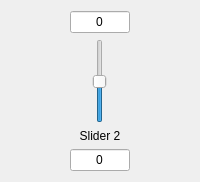
        <widget class="QWidget" name="wgt_sld_2" native="true">
         <property name="sizePolicy">
          <sizepolicy hsizetype="Minimum" vsizetype="Preferred">
           <horstretch>0</horstretch>
           <verstretch>0</verstretch>
          </sizepolicy>
         </property>
         <layout class="QGridLayout" name="gridLayout_3">
          <property name="sizeConstraint">
           <enum>QLayout::SetMinimumSize</enum>
          </property>
          <item row="1" column="0">
           <layout class="QVBoxLayout" name="verticalLayout_2">
            <item alignment="Qt::AlignHCenter">
             <widget class="QSlider" name="slider2">
              <property name="minimum">
               <number>-30</number>
              </property>
              <property name="maximum">
               <number>30</number>
              </property>
              <property name="singleStep">
               <number>1</number>
              </property>
              <property name="value">
               <number>0</number>
              </property>
              <property name="orientation">
               <enum>Qt::Vertical</enum>
              </property>
             </widget>
            </item>
            <item>
             <widget class="QLabel" name="label_slider2">
              <property name="sizePolicy">
               <sizepolicy hsizetype="Minimum" vsizetype="Preferred">
                <horstretch>0</horstretch>
                <verstretch>0</verstretch>
               </sizepolicy>
              </property>
              <property name="text">
               <string>Slider 2</string>
              </property>
              <property name="alignment">
               <set>Qt::AlignCenter</set>
              </property>
             </widget>
            </item>
           </layout>
          </item>
          <item row="2" column="0">
           <widget class="QLineEdit" name="lnEdit_freq_slider_2">
            <property name="sizePolicy">
             <sizepolicy hsizetype="Minimum" vsizetype="Fixed">
              <horstretch>0</horstretch>
              <verstretch>0</verstretch>
             </sizepolicy>
            </property>
            <property name="minimumSize">
             <size>
              <width>50</width>
              <height>0</height>
             </size>
            </property>
            <property name="maximumSize">
             <size>
              <width>60</width>
              <height>16777215</height>
             </size>
            </property>
            <property name="inputMask">
             <string/>
            </property>
            <property name="text">
             <string>0</string>
            </property>
            <property name="alignment">
             <set>Qt::AlignCenter</set>
            </property>
            <property name="readOnly">
             <bool>true</bool>
            </property>
           </widget>
          </item>
          <item row="0" column="0">
           <widget class="QLineEdit" name="lnEdit_gain_slider_2">
            <property name="sizePolicy">
             <sizepolicy hsizetype="Minimum" vsizetype="Fixed">
              <horstretch>0</horstretch>
              <verstretch>0</verstretch>
             </sizepolicy>
            </property>
            <property name="minimumSize">
             <size>
              <width>50</width>
              <height>0</height>
             </size>
            </property>
            <property name="maximumSize">
             <size>
              <width>60</width>
              <height>16777215</height>
             </size>
            </property>
            <property name="text">
             <string>0</string>
            </property>
            <property name="alignment">
             <set>Qt::AlignCenter</set>
            </property>
            <property name="readOnly">
             <bool>true</bool>
            </property>
           </widget>
          </item>
         </layout>
        </widget>
